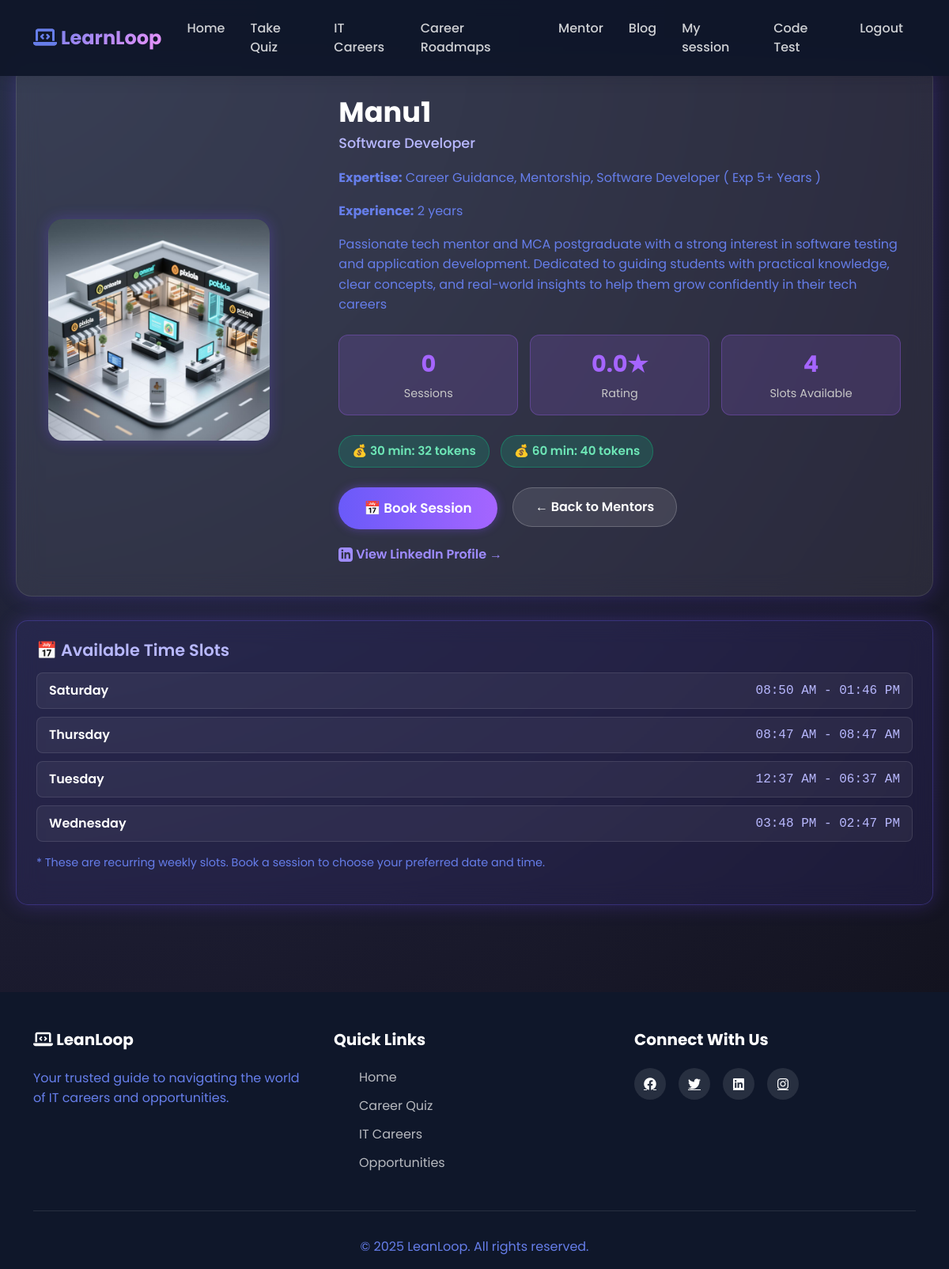
Page /mentor/detail/33/ on the committed database.
### accounts/models.py (models this page shows, shortened)
class CustomUser(AbstractUser):
    ROLE_CHOICES = (
        ('user', 'User'),
        ('mentor', 'Mentor'),
        ('Admin', 'Admin'),
    )
    role = models.CharField(
        max_length=10,
        choices=ROLE_CHOICES,
        default='user'
    )
    phone_regex = RegexValidator(
    regex=r'^[9876]\d{9}$',
    message="Phone number must be a 10-digit number and start with 9, 8, 7, or 6."
    )
    phone_number = models.CharField(
        max_length=10,
        blank=True,
        null=True,
        validators=[phone_regex],
        unique=True,
        help_text='Enter 10 digit phone number'
    )
    previous_experience = models.BooleanField(blank=True, null=True)
    is_approved=models.BooleanField(default=False)
    gender = models.CharField(
        max_length=20,
        choices=[
            ('male', 'Male'),
            ('female', 'Female'),
            ('other', 'Other'),
            ('prefer_not_to_say', 'Prefer not to say'),
        ],
        blank=True
    )
    profile_photo = models.ImageField(upload_to='mentor_photos/', blank=False, null=True)
    profession = models.CharField(max_length=100, blank=False, null=True)
    experience_years = models.PositiveIntegerField(
        null=True,
        blank=False
    )
    expertise = models.CharField(
        blank=False,
        null=True,
        max_length=100,
    )
    bio = models.CharField(
        blank=False,
        null=True,
    )
    linkedin = models.URLField(blank=True, null=True)
    portfolio = models.URLField(blank=True, null=True)
    available_days = models.JSONField(default=list)  # ["mon", "wed", "fri"]
    available_from = models.TimeField(default="09:00")
    available_to = models.TimeField(default="17:00")
    session_duration = models.CharField(
        max_length=10,
        choices=[
            ('30', '30 Minutes'),
            ('60', '60 Minutes'),
        ],null=True, blank=False
    )
    intro_video = models.FileField(upload_to="mentor_videos/", blank=True, null=True)
    created_at = models.DateTimeField(
        auto_now_add=True,
        null=True
    )

### mentor/models.py (models this page shows, shortened)
class MentorProfile(models.Model):
    user = models.OneToOneField(
        CustomUser,
        on_delete=models.CASCADE,
        related_name='mentor_profile'
    )
    bio = models.TextField(
        max_length=500,
        blank=True,
        null=True,
        help_text="Professional bio (max 500 characters)"
    )
    expertise = models.CharField(
        max_length=500,
        blank=True,
        null=True,
        help_text="Comma-separated skills (e.g., Python, Django, React)"
    )
    fee_30min = models.IntegerField(
        default=10,
        validators=[MinValueValidator(0), MaxValueValidator(1000)],
        help_text="Token fee for 30-minute session"
    )
    fee_60min = models.IntegerField(
        default=20,
        validators=[MinValueValidator(0), MaxValueValidator(2000)],
        help_text="Token fee for 60-minute session"
    )
    total_sessions = models.IntegerField(default=0)
    total_earnings = models.IntegerField(default=0)
    rating = models.DecimalField(
        max_digits=3,
        decimal_places=2,
        default=0.00,
        validators=[MinValueValidator(0), MaxValueValidator(5)]
    )
    is_active = models.BooleanField(default=True)
    created_at = models.DateTimeField(auto_now_add=True)
    updated_at = models.DateTimeField(auto_now=True)
    class Meta:
        verbose_name = "Mentor Profile"
        verbose_name_plural = "Mentor Profiles"

class AvailabilitySlot(models.Model):
    DAYS_OF_WEEK = [
        ('monday', 'Monday'),
        ('tuesday', 'Tuesday'),
        ('wednesday', 'Wednesday'),
        ('thursday', 'Thursday'),
        ('friday', 'Friday'),
        ('saturday', 'Saturday'),
        ('sunday', 'Sunday'),
    ]
    mentor = models.ForeignKey(
        CustomUser,
        on_delete=models.CASCADE,
        related_name='mentor_availability_slots',
        limit_choices_to={'role': 'mentor'}
    )
    day_of_week = models.CharField(max_length=10, choices=DAYS_OF_WEEK)
    start_time = models.TimeField()
    end_time = models.TimeField()
    is_active = models.BooleanField(default=True)
    created_at = models.DateTimeField(auto_now_add=True)
    class Meta:
        verbose_name = "Availability Slot"
        verbose_name_plural = "Availability Slots"
        ordering = ['day_of_week', 'start_time']

### mentor/views.py (the view)
# urls.py: path('detail/<int:id>/', views.mentor_detail, name='mentor_detail'),
def mentor_detail(request, id):
    mentor = get_object_or_404(CustomUser, id=id, role='mentor')
    try:
        mentor_profile = MentorProfile.objects.get(user=mentor)
    except MentorProfile.DoesNotExist:
        mentor_profile = None
    availability_slots = AvailabilitySlot.objects.filter(
        mentor=mentor,
        is_active=True
    ).order_by('day_of_week', 'start_time')
    user_sessions = None
    if request.user.is_authenticated:
        user_sessions = MentorshipSession.objects.filter(
            mentor=mentor,
            student=request.user
        ).order_by('-scheduled_date', '-scheduled_time')[:5]
    context = {
        'mentor': mentor,
        'mentor_profile': mentor_profile,
        'availability_slots': availability_slots,
        'user_sessions': user_sessions,
    }
    return render(request, 'mentor_detail.html', context)

### mentor/templates/mentor_detail.html (shortened to what this page needs)
{% extends 'dashboard/userbase.html' %}
{% block content %}
<div class="mentor-wrapper">
    <div class="mentor-card">
        <div class="row align-items-center">
            <div class="col-md-4 text-center">
                <div class="mentor-photo">
                    {% if mentor.profile_photo %}
                    <img src="{{ mentor.profile_photo.url }}" class="img-fluid" alt="{{ mentor.username }}">
                    {% endif %}
                </div>
            </div>
            <div class="col-md-8">
                <h2 class="mentor-name">{{ mentor.username }}</h2>
                <h5 class="mentor-role">{{ mentor.profession|default:"Professional Mentor" }}</h5>
                <div class="info-row">
                    <p><strong>Expertise:</strong> {{ mentor_profile.expertise|default:mentor.expertise|default:"Various Technologies" }}</p>
                </div>
                <div class="info-row">
                    <p><strong>Experience:</strong> {{ mentor.experience_years|default:"N/A" }} years</p>
                </div>
                {% if mentor_profile.bio %}
                <div class="info-row">
                    <p>{{ mentor_profile.bio }}</p>
                </div>
                {% elif mentor.bio %}
                <div class="info-row">
                    <p>{{ mentor.bio }}</p>
                </div>
                {% endif %}
                {% if mentor_profile %}
                <div class="stats-section">
                    <div class="stat-box">
                        <div class="number">{{ mentor_profile.total_sessions }}</div>
                        <div class="label">Sessions</div>
                    </div>
                    <div class="stat-box">
                        <div class="number">{{ mentor_profile.rating|floatformat:1 }}★</div>
                        <div class="label">Rating</div>
                    </div>
                    <div class="stat-box">
                        <div class="number">{{ availability_slots.count }}</div>
                        <div class="label">Slots Available</div>
                    </div>
                </div>
                <div style="margin: 20px 0;">
                    <span class="fee-badge">💰 30 min: {{ mentor_profile.fee_30min }} tokens</span>
                    <span class="fee-badge">💰 60 min: {{ mentor_profile.fee_60min }} tokens</span>
                </div>
                {% endif %}
                <div style="margin-top: 25px;">
                    <a href="{% url 'book_session' mentor.id %}" class="btn btn-glow">📅 Book Session</a>
                    <a href="{% url 'mentor_list' %}" class="btn-secondary-glow">← Back to Mentors</a>
                </div>
                {% if mentor.linkedin %}
                <div class="linkedin-link">
                    <a href="{{ mentor.linkedin }}" target="_blank">
                        View LinkedIn Profile →
                    </a>
                </div>
                {% endif %}
            </div>
        </div>
    </div>
    {% if availability_slots %}
    <div class="mentor-card availability-section">
        <h3 class="availability-title">📅 Available Time Slots</h3>
        {% for slot in availability_slots %}
        <div class="slot-item">
            <span class="slot-day">{{ slot.get_day_of_week_display }}</span>
            <span class="slot-time">{{ slot.start_time|time:"h:i A" }} - {{ slot.end_time|time:"h:i A" }}</span>
        </div>
        {% endfor %}
        <p style="margin-top: 15px; font-size: 0.9rem; color: #999;">
            * These are recurring weekly slots. Book a session to choose your preferred date and time.
        </p>
    </div>
    {% endif %}
</div>
{% endblock %}

### static/css/userpage.css (style rules this page uses)
* { margin: 0; padding: 0; box-sizing: border-box; }
:root { --primary-color: #667eea; --secondary-color: #764ba2; --accent-color: #f093fb; --dark-bg: #0f172a; --light-bg: #f8f9fa; --text-dark: #1e293b; --text-light: #ffffff; --card-bg: #ffffff; --shadow: 0 10px 30px rgba(0, 0, 0, 0.1); --shadow-hover: 0 20px 60px rgba(0, 0, 0, 0.2); }
body { font-family: 'Poppins', sans-serif; color: var(--text-dark); overflow-x: hidden; background: var(--light-bg); }
html { scroll-behavior: smooth; }
.navbar-brand i,p { -webkit-text-fill-color: var(--primary-color); }

### mentor/templates/mentor_detail.html (style rules this page uses)
body { background: radial-gradient(circle at top left, #283048, #1b1b2f 60%, #0f0f17); color: #eaeaea; font-family: "Poppins", sans-serif; min-height: 100vh; }
.mentor-wrapper { max-width: 1200px; margin: 60px auto; padding: 20px; animation: fadeIn 0.8s ease; }
.mentor-card { backdrop-filter: blur(14px); background: rgba(255, 255, 255, 0.08); border-radius: 20px; padding: 40px; border: 1px solid rgba(255, 255, 255, 0.1); box-shadow: 0 0 25px rgba(120, 80, 255, 0.25); transition: 0.3s ease; margin-bottom: 30px; }
.mentor-photo img { border-radius: 18px; box-shadow: 0 0 18px rgba(120, 80, 255, 0.3); width: 100%; max-width: 280px; height: auto; object-fit: cover; display: block; }
.mentor-name { font-size: 2.2rem; font-weight: 700; color: #ffffff; margin-bottom: 8px; }
.mentor-role { color: #b8b8ff; font-size: 1.1rem; margin-bottom: 20px; }
.info-row { margin-bottom: 12px; }
.info-row strong { color: #a594ff; }
p { color: #d7d7d7; font-size: 1rem; line-height: 1.6; }
.stats-section { display: grid; grid-template-columns: repeat(auto-fit, minmax(140px, 1fr)); gap: 15px; margin: 25px 0; }
.stat-box { background: rgba(165, 101, 255, 0.15); border: 1px solid rgba(165, 101, 255, 0.3); border-radius: 12px; padding: 15px; text-align: center; }
.stat-box .number { font-size: 1.8rem; font-weight: 700; color: #a565ff; }
.stat-box .label { font-size: 0.9rem; color: #c7c7c7; margin-top: 5px; }
.availability-section { background: rgba(106, 90, 249, 0.1); border: 1px solid rgba(106, 90, 249, 0.3); border-radius: 15px; padding: 25px; }
.availability-title { font-size: 1.3rem; font-weight: 600; color: #b8b8ff; margin-bottom: 15px; }
.slot-item { background: rgba(255, 255, 255, 0.05); border: 1px solid rgba(255, 255, 255, 0.1); border-radius: 8px; padding: 10px 15px; margin-bottom: 10px; display: flex; justify-content: space-between; align-items: center; }
.slot-day { font-weight: 600; color: #ffffff; }
.slot-time { color: #b8b8ff; font-family: 'Courier New', monospace; }
.btn-glow { background: linear-gradient(90deg, #6a5af9, #a565ff); border: none; color: white; padding: 14px 32px; border-radius: 50px; font-weight: 600; font-size: 1.05rem; transition: 0.25s; box-shadow: 0 0 12px rgba(130, 80, 255, 0.4); text-decoration: none; display: inline-block; cursor: pointer; }
.btn-secondary-glow { background: rgba(255, 255, 255, 0.1); border: 1px solid rgba(255, 255, 255, 0.2); color: white; padding: 12px 28px; border-radius: 50px; font-weight: 600; transition: 0.25s; text-decoration: none; display: inline-block; margin-left: 15px; }
.linkedin-link { margin-top: 20px; }
.linkedin-link a { color: #9f8cff; text-decoration: none; font-weight: 600; font-size: 1rem; }
.fee-badge { display: inline-block; background: rgba(16, 185, 129, 0.2); border: 1px solid rgba(16, 185, 129, 0.4); color: #6ee7b7; padding: 8px 16px; border-radius: 20px; font-size: 0.95rem; font-weight: 600; margin-right: 10px; }

### rows in the picture
CustomUser: profile_photo (picture), username "Manu1", profession "Software Developer", experience_years "2"
MentorProfile: expertise "Career Guidance, Mentorship, Software Developer ( Exp 5+ Years )", bio "Passionate tech mentor and MCA postgraduate with a strong interest in software testing and application development. Dedicated to guiding students with practical knowledge, clear concepts, and real-world insights to help them grow confidently in their tech careers", total_sessions "0", rating "0.0", fee_30min "32", fee_60min "40"
AvailabilitySlot: day_of_week "Saturday", start_time "08:50 AM", end_time "01:46 PM"
AvailabilitySlot: day_of_week "Thursday", start_time "08:47 AM", end_time "08:47 AM"
AvailabilitySlot: day_of_week "Tuesday", start_time "12:37 AM", end_time "06:37 AM"
AvailabilitySlot: day_of_week "Wednesday", start_time "03:48 PM", end_time "02:47 PM"

### other values in the picture
{{ availability_slots.count }} "4"
